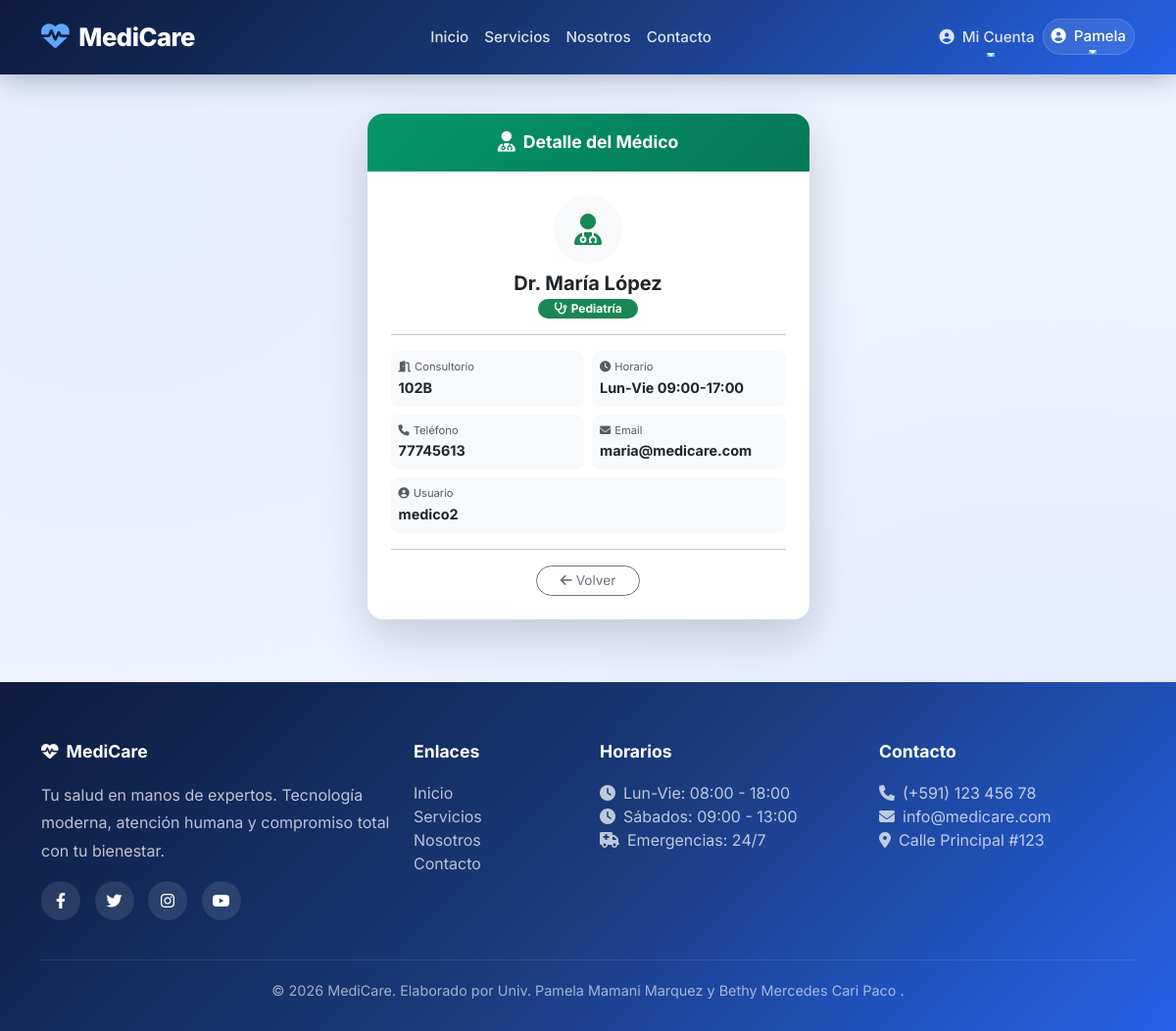
Page /medicos/2 (signed in) on the committed database.
### app/models/usuario.py (models this page shows, shortened)
class Usuario(UserMixin, db.Model):
    __tablename__ = 'usuarios'
    id = db.Column(db.Integer, primary_key=True)
    username = db.Column(db.String(80), unique=True, nullable=False)
    email = db.Column(db.String(120), unique=True, nullable=False)
    password_hash = db.Column(db.String(200), nullable=False)
    rol = db.Column(db.String(20), nullable=False, default='paciente')
    nombres = db.Column(db.String(100))
    apellidos = db.Column(db.String(100))
    ci = db.Column(db.String(20))
    telefono = db.Column(db.String(20))
    fecha_registro = db.Column(db.DateTime, default=datetime.utcnow)
    activo = db.Column(db.Boolean, default=True)
    paciente = db.relationship('Paciente', back_populates='usuario', uselist=False)
    medico = db.relationship('Medico', back_populates='usuario', uselist=False)
    def is_admin(self):
        return self.rol == 'admin'
    def is_medico(self):
        return self.rol == 'medico'
    def is_recepcionista(self):
        return self.rol == 'recepcionista'
    def is_paciente(self):
        return self.rol == 'paciente'

### app/models/medico.py (models this page shows, shortened)
class Medico(db.Model):
    __tablename__ = 'medicos'
    id = db.Column(db.Integer, primary_key=True)
    usuario_id = db.Column(db.Integer, db.ForeignKey('usuarios.id'), unique=True)
    especialidad_id = db.Column(db.Integer, db.ForeignKey('especialidades.id'))
    sala_id = db.Column(db.Integer, db.ForeignKey('salas.id'))  # ✅ Nueva columna
    nombre = db.Column(db.String(100), nullable=False)
    apellidos = db.Column(db.String(100), nullable=False)
    telefono = db.Column(db.String(20))
    email = db.Column(db.String(120))
    consultorio = db.Column(db.String(50))
    horario_atencion = db.Column(db.String(100))
    usuario = db.relationship('Usuario', back_populates='medico', uselist=False)
    especialidad = db.relationship('Especialidad', back_populates='medicos')
    sala = db.relationship('Sala', back_populates='medicos')
    citas = db.relationship('Cita', back_populates='medico')
    historial = db.relationship('HistorialClinico', back_populates='medico')
    def nombre_completo(self):
        return f"Dr. {self.nombre} {self.apellidos}"

### app/models/especialidad.py (models this page shows, shortened)
class Especialidad(db.Model):
    __tablename__ = 'especialidades'
    id = db.Column(db.Integer, primary_key=True)
    nombre = db.Column(db.String(100), unique=True, nullable=False)
    descripcion = db.Column(db.Text)
    medicos = db.relationship('Medico', back_populates='especialidad')

### app/medicos/routes.py (the view)
@bp_medico.route('/<int:id>')
@login_required
def show(id):
    medico = Medico.query.get_or_404(id)
    return render_template('medicos/show.html', medico=medico)

### templates/medicos/show.html (shortened to what this page needs)
{% extends "base.html" %}
{% block content %}
<div class="container py-4">
    <div class="row justify-content-center">
        <div class="col-lg-5 col-md-7">
            <div class="card border-0 shadow-lg rounded-4 overflow-hidden">
                <div class="card-header text-center border-0 py-3" style="background: linear-gradient(135deg, #059669, #047857);">
                    <div class="d-flex align-items-center justify-content-center gap-2">
                        <i class="fas fa-user-md text-white" style="font-size: 1.3rem;"></i>
                        <span class="fw-bold text-white" style="font-size: 1.1rem;">
                            Detalle del Médico
                        </span>
                    </div>
                </div>
                <div class="card-body p-4">
                    <div class="text-center mb-3">
                        <div class="bg-light rounded-circle d-flex align-items-center justify-content-center mx-auto"
                             style="width: 70px; height: 70px;">
                            <i class="fas fa-user-md text-success" style="font-size: 2rem;"></i>
                        </div>
                        <h5 class="fw-bold text-dark mt-2 mb-0">{{ medico.nombre_completo() }}</h5>
                        <span class="badge bg-success text-white rounded-pill px-3 py-1 mt-1" style="font-size: 0.75rem;">
                            <i class="fas fa-stethoscope me-1"></i>{{ medico.especialidad.nombre if medico.especialidad else 'Sin especialidad' }}
                        </span>
                    </div>
                    <hr class="my-3">
                    <div class="row g-2">
                        <div class="col-6">
                            <div class="p-2 bg-light rounded-3">
                                <small class="text-muted d-block" style="font-size: 0.7rem;"><i class="fas fa-door-open me-1"></i>Consultorio</small>
                                <strong style="font-size: 0.9rem;">{{ medico.consultorio or 'N/A' }}</strong>
                            </div>
                        </div>
                        <div class="col-6">
                            <div class="p-2 bg-light rounded-3">
                                <small class="text-muted d-block" style="font-size: 0.7rem;"><i class="fas fa-clock me-1"></i>Horario</small>
                                <strong style="font-size: 0.9rem;">{{ medico.horario_atencion or 'N/A' }}</strong>
                            </div>
                        </div>
                        <div class="col-6">
                            <div class="p-2 bg-light rounded-3">
                                <small class="text-muted d-block" style="font-size: 0.7rem;"><i class="fas fa-phone me-1"></i>Teléfono</small>
                                <strong style="font-size: 0.9rem;">{{ medico.telefono or 'N/A' }}</strong>
                            </div>
                        </div>
                        <div class="col-6">
                            <div class="p-2 bg-light rounded-3">
                                <small class="text-muted d-block" style="font-size: 0.7rem;"><i class="fas fa-envelope me-1"></i>Email</small>
                                <strong style="font-size: 0.9rem;">{{ medico.email or 'N/A' }}</strong>
                            </div>
                        </div>
                        <div class="col-12">
                            <div class="p-2 bg-light rounded-3">
                                <small class="text-muted d-block" style="font-size: 0.7rem;"><i class="fas fa-user-circle me-1"></i>Usuario</small>
                                <strong style="font-size: 0.9rem;">{{ medico.usuario.username if medico.usuario else 'N/A' }}</strong>
                            </div>
                        </div>
                    </div>
                    <hr class="my-3">
                    <div class="d-flex gap-2 mt-2 justify-content-center">
                        <a href="{{ url_for('medico.index') }}" class="btn btn-outline-secondary btn-sm rounded-pill px-4" style="font-size: 0.85rem;">
                            <i class="fas fa-arrow-left me-1"></i>Volver
                        </a>
                    </div>
                </div>
            </div>
        </div>
    </div>
</div>
{% endblock %}

### templates/base.html (shortened to what this page needs)
<!DOCTYPE html>
<html lang="es">
<head>
    <link href="https://cdn.jsdelivr.net/npm/bootstrap@5.3.0/dist/css/bootstrap.min.css" rel="stylesheet">
    <link rel="stylesheet" href="https://cdnjs.cloudflare.com/ajax/libs/font-awesome/6.4.0/css/all.min.css">
</head>
<body>
    <nav class="navbar navbar-expand-lg navbar-custom">
        <div class="container">
            <a class="navbar-brand" href="{{ url_for('core.landing') }}">
                <i class="fas fa-heartbeat"></i>MediCare
            </a>
            <div class="collapse navbar-collapse" id="navbarNav">
                <ul class="navbar-nav mx-auto">
                    <li class="nav-item">
                        <a class="nav-link" href="{{ url_for('core.landing') }}">Inicio</a>
                    </li>
                    <li class="nav-item">
                        <a class="nav-link" href="{{ url_for('core.servicios') }}">Servicios</a>
                    </li>
                    <li class="nav-item">
                        <a class="nav-link" href="{{ url_for('core.about') }}">Nosotros</a>
                    </li>
                    <li class="nav-item">
                        <a class="nav-link" href="{{ url_for('core.contacto') }}">Contacto</a>
                    </li>
                </ul>
                <ul class="navbar-nav">
                    {% if current_user.is_authenticated %}
                        {% if current_user.is_admin() %}
                        <li class="nav-item dropdown">
                            <a class="nav-link dropdown-toggle text-white" href="#" id="adminDropdown" role="button" data-bs-toggle="dropdown">
                                <i class="fas fa-cogs me-1"></i> Administración
                            </a>
                            <ul class="dropdown-menu dropdown-menu-custom">
                                <li><a class="dropdown-item" href="{{ url_for('admin.dashboard') }}">
                                    <i class="fas fa-chart-line me-2"></i>Dashboard
                                </a></li>
                                <li><a class="dropdown-item" href="{{ url_for('admin.usuarios') }}">
                                    <i class="fas fa-users-cog me-2"></i>Usuarios
                                </a></li>
                                <li><a class="dropdown-item" href="{{ url_for('medico.index') }}">
                                    <i class="fas fa-user-md me-2"></i>Médicos
                                </a></li>
                                <li><a class="dropdown-item" href="{{ url_for('paciente.index') }}">
                                    <i class="fas fa-user-injured me-2"></i>Pacientes
                                </a></li>
                                <li><a class="dropdown-item" href="{{ url_for('cita.index') }}">
                                    <i class="fas fa-calendar-check me-2"></i>Citas
                                </a></li>
                                <li><a class="dropdown-item" href="{{ url_for('historial.index') }}">
                                    <i class="fas fa-history me-2"></i>Historial
                                </a></li>
                                <li><a class="dropdown-item" href="{{ url_for('factura.index') }}">
                                    <i class="fas fa-file-invoice-dollar me-2"></i>Facturación
                                <li><a class="dropdown-item" href="{{ url_for('admin.salas') }}">
                                    <i class="fas fa-door-open me-2"></i>Salas
                                </a></li>
                            </ul>
                        </li>
                        {% elif current_user.is_paciente() %}
                        <li class="nav-item dropdown">
                            <a class="nav-link dropdown-toggle text-white" href="#" id="pacienteDropdown" role="button" data-bs-toggle="dropdown">
                                <i class="fas fa-user-circle me-1"></i> Mi Cuenta
                            </a>
                        </li>
                        {% endif %}
                        <li class="nav-item dropdown user-dropdown">
                            <a class="nav-link dropdown-toggle text-white" href="#" id="userDropdown" role="button" data-bs-toggle="dropdown">
                                <i class="fas fa-user-circle me-1"></i>
                                {{ current_user.nombres }}
                            </a>
                        </li>
                    {% endif %}
                </ul>
            </div>
        </div>
    </nav>
    <main>
        {% block content %}{% endblock %}
    </main>
    <footer class="footer-custom">
        <div class="container">
            <div class="row g-4">
                <div class="col-md-4">
                    <h5><i class="fas fa-heartbeat me-2"></i>MediCare</h5>
                    <p style="opacity: 0.8; line-height: 1.8; position: relative; z-index: 1;">Tu salud en manos de expertos. Tecnología moderna, atención humana y compromiso total con tu bienestar.</p>
                    <div class="social-links mt-3">
                        <a href="#"><i class="fab fa-facebook-f"></i></a>
                        <a href="#"><i class="fab fa-twitter"></i></a>
                        <a href="#"><i class="fab fa-instagram"></i></a>
                        <a href="#"><i class="fab fa-youtube"></i></a>
                    </div>
                </div>
                <div class="col-md-2">
                    <h5>Enlaces</h5>
                    <ul class="list-unstyled">
                        <li><a href="{{ url_for('core.landing') }}">Inicio</a></li>
                        <li><a href="{{ url_for('core.servicios') }}">Servicios</a></li>
                        <li><a href="{{ url_for('core.about') }}">Nosotros</a></li>
                        <li><a href="{{ url_for('core.contacto') }}">Contacto</a></li>
                    </ul>
                </div>
                <div class="col-md-3">
                    <h5>Horarios</h5>
                    <ul class="list-unstyled" style="opacity: 0.8;">
                        <li><i class="fas fa-clock me-2"></i>Lun-Vie: 08:00 - 18:00</li>
                        <li><i class="fas fa-clock me-2"></i>Sábados: 09:00 - 13:00</li>
                        <li><i class="fas fa-ambulance me-2"></i>Emergencias: 24/7</li>
                    </ul>
                </div>
                <div class="col-md-3">
                    <h5>Contacto</h5>
                    <ul class="list-unstyled" style="opacity: 0.8;">
                        <li><i class="fas fa-phone me-2"></i>(+591) 123 456 78</li>
                        <li><i class="fas fa-envelope me-2"></i>info@medicare.com</li>
                        <li><i class="fas fa-map-marker-alt me-2"></i>Calle Principal #123</li>
                    </ul>
                </div>
            </div>
            <div class="footer-bottom">
                <p class="mb-0">&copy; 2026 MediCare. Elaborado por Univ. Pamela Mamani Marquez y Bethy Mercedes Cari Paco .</p>
            </div>
        </div>
    </footer>
</body>
</html>

### rows in the picture
Usuario: nombres "Pamela"
Medico: nombre_completo "Dr. María López", consultorio "102B", horario_atencion "Lun-Vie 09:00-17:00", telefono "77745613", email "maria@medicare.com"
Especialidad: especialidad "Pediatría"
Usuario: usuario "medico2"
